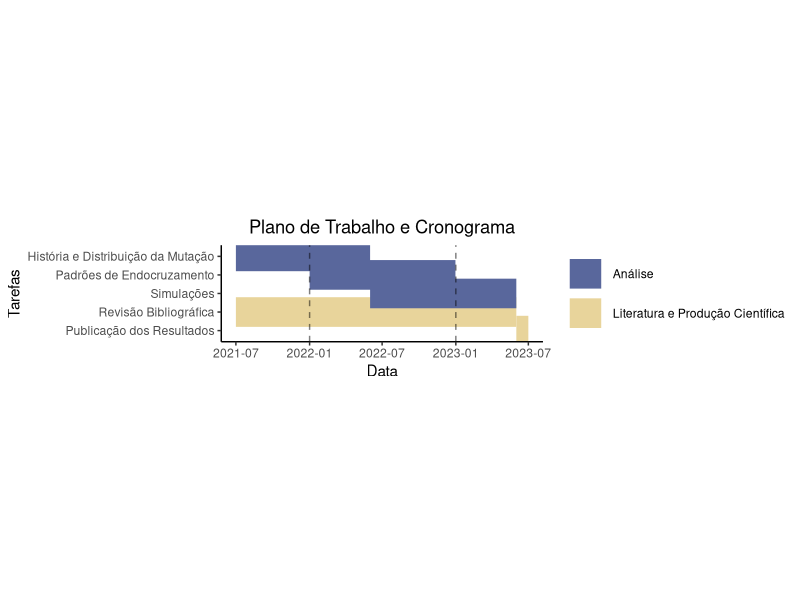

Recreate this plot in R.
# Gantt visualization in R
library(tidyverse)

# Building data
df <-
    data.frame(
        task = c(
            "História e Distribuição da Mutação",
            "Padrões de Endocruzamento",
            "Simulações",
            "Revisão Bibliográfica",
            "Publicação dos Resultados"
        ),
        start = c(
            "2021-07-01",
            "2022-01-01",
            "2022-06-01",
            "2021-07-01",
            "2023-06-01"
        ),
        end = c(
            "2022-06-01",
            "2022-12-31",
            "2023-06-01",
            "2023-06-01",
            "2023-07-01"
        ),
        type = c(
            "Análise",
            "Análise",
            "Análise",
            "Literatura e Produção Científica",
            "Literatura e Produção Científica"
        )
    )


# Transforming datastime format
df <- df %>%
    mutate(start = as.Date(start), end = as.Date(end))


# Tidying data
df_tidy <- df %>%
    pivot_longer(c(start, end), names_to = "data_type", values_to = "date")


# Viz --
pal <- c("#59679C", "#E8D49B")

# Gantt plot
ggplot(df_tidy) +
    geom_line(aes(fct_rev(fct_inorder(task)), date, color = type), size =
                  10) +
    geom_hline(
        yintercept = as.Date("2022-01-01"),
        colour = "black",
        linetype = "dashed",
        alpha = 0.5
    ) +
    geom_hline(
        yintercept = as.Date("2023-01-01"),
        colour = "black",
        linetype = "dashed",
        alpha = 0.5
    ) +
    scale_color_manual(values = pal) +
    coord_flip() +
    labs(title = "Plano de Trabalho e Cronograma",
         x = "Tarefas",
         y = "Data") +
    theme_classic() +
    theme(
        legend.title = element_blank(),
        plot.title = element_text(hjust = 0.5),
        aspect.ratio = .3
    )
